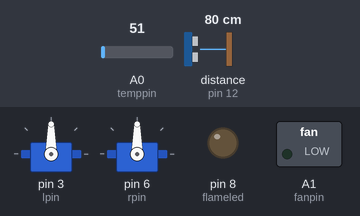
Recording of a sketch running on a simulated Arduino Uno, built with avr-gcc and run on an emulated ATmega328P. On the bench: 2 × servo, switched loads named in the sketch (green lamp = pin HIGH), output pins drawn as LEDs (lit = HIGH). Wiring (inferred from the names in the program): ultrasonic range finder: trigger pin 11; echo pin 12. The test bench sets the inputs (shaded band); at power-on: A0 (temppin) = 51, distance to the obstacle (sensor on pin 12) 80 cm. The echo pulse lasts 58.3 µs per cm; pins used as bus, display or sensor lines are not drawn; what the sketch prints to the serial monitor is not drawn.

Above: at 4.0 s.
4.1 s: A0 (temppin) set to 91
At 7.5 s:
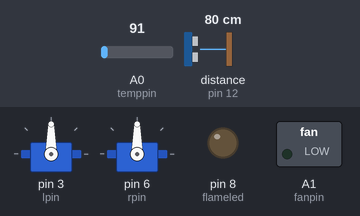
7.6 s: A0 (temppin) set to 108
At 20.2 s:
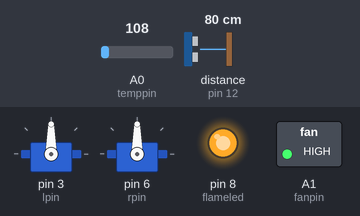
Timing chart, 0 to 21.7 s (numbered marks = the images above; inputs shaded):
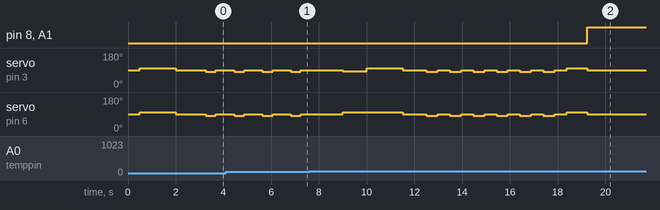

Measured:
- the behaviour switches between 100 and 101 on A0 (temppin) (found by bisection; images 1 and 2)
- after the input at 7.6 s, pin 8 (flameled), A1 (fanpin): LOW → HIGH after 11.6 s

The sketch:

sketch_jan15a.ino
```cpp
#include <Servo.h>

Servo lservo;
Servo rservo;

const int rpin = 6;
const int lpin = 3;

const int trig = 11;
const int echo = 12;

const int fanpin = A1;
const int flameled = 8;

int heatcap = 100;
int distmin = 12;
int temppin = A0;

void setup() {
  lservo.attach(lpin);
  rservo.attach(rpin);

  lservo.write(90);
  rservo.write(90);

  pinMode(trig, OUTPUT);
  pinMode(echo, INPUT);

  pinMode(fanpin, OUTPUT);
  pinMode(flameled, OUTPUT);

  Serial.begin(9600);
}

void j() {
  long duration, cm;
  int distance = 0;
  digitalWrite(trig, LOW);
  delayMicroseconds(2);
  digitalWrite(trig, HIGH);
  delayMicroseconds(5);
  digitalWrite(trig, LOW);
  duration = pulseIn(echo, HIGH);
  distance = microsecondsToCentimeters(duration);
  Serial.println(distance);
  delay(25);
}

void loop() {
  int distance[19];

  int sweepmilli = 3000;
  int maxsweep = 0;
  int heat = 0;
  float temp = 0;

  long duration, cm;
  int maxdistance = 0;
  int count = 0;

  delay(500);
  lservo.write(100);
  rservo.write(100);
  delay(sweepmilli / 2);

  lservo.write(90);
  rservo.write(90);
  delay(500);

  for (int i = 0; i <= 6; i++) {
    temp = analogRead(temppin);
    Serial.print(temp);
    Serial.print(" - ");
    if (temp > heatcap) {
      heat = 1;
      maxsweep = 0;
      break;
    } else {
      if (i != 0) {
        lservo.write(80);
        rservo.write(80);
        delay(sweepmilli / 7);
      }
    }
    lservo.write(90);
    rservo.write(90);

    digitalWrite(trig, LOW);
    delayMicroseconds(2);
    digitalWrite(trig, HIGH);
    delayMicroseconds(5);
    digitalWrite(trig, LOW);
    duration = pulseIn(echo, HIGH);
    distance[count] = microsecondsToCentimeters(duration);

    delay(250);

    if ((distance[count] >= 5) && (distance[count] <= 300)) {
      Serial.print(i);
      Serial.print(". ");
      Serial.println(distance[count]);

      if ((distance[count] >= maxdistance)) {
        maxdistance = distance[count];
        maxsweep = sweepmilli - ((count + 1) * (sweepmilli / 7));
      }
    } else {
      Serial.println("INVALID");
    }

    count += 1;
    delay(500);

    if (i == 6) {
      lservo.write(100);
      rservo.write(100);
      delay(maxsweep + 125);
    }
  }

  lservo.write(90);
  rservo.write(90);

  delay(1000);

  lservo.write(83);
  rservo.write(99);
  int start = millis();

  int fan = 0;

  while (millis() <= (start + 5000)) {
    digitalWrite(trig, LOW);
    delayMicroseconds(2);
    digitalWrite(trig, HIGH);
    delayMicroseconds(5);
    digitalWrite(trig, LOW);
    duration = pulseIn(echo, HIGH);
    int distancewhile = microsecondsToCentimeters(duration);

    if ((heat == 1) or (temp > heatcap)) {
      Serial.println("HERE");
      int hot = 0;
      delay(1000);
      lservo.write(100);
      rservo.write(100);
      delay(sweepmilli / 2);

      lservo.write(90);
      rservo.write(90);
      delay(500);

      for (int i = 0; i <= 6; i++) {
        temp = analogRead(temppin);
        Serial.println(temp);

        if (temp > hot) {
          hot = i;
        }
        if (i != 0) {
          lservo.write(80);
          rservo.write(80);
          delay(sweepmilli / 7 + 50);
        }
        lservo.write(90);
        rservo.write(90);
        delay(500);
      }

      maxsweep = sweepmilli - ((hot - 1) * (sweepmilli / 7));

      lservo.write(100);
      rservo.write(100);
      delay(maxsweep);
      lservo.write(90);
      rservo.write(90);

      fan = 1;
      break;
    }

    if ((distancewhile < distmin) && (distancewhile >= 5)) {
      Serial.println("DISTANCEINVALID");
      Serial.println(distancewhile);
      start = -2500;
      delay(100);
    }
  }

  lservo.write(90);
  rservo.write(90);

  if (fan == 1) {
    Serial.println("FLAME FOUND");
    analogWrite(fanpin, 150);
    digitalWrite(flameled, HIGH);
    delay(10000);
    analogWrite(fanpin, 0);
    digitalWrite(flameled, LOW);
  }
}

long microsecondsToCentimeters(long microseconds) {
  return microseconds / 29 / 2;
}
```
